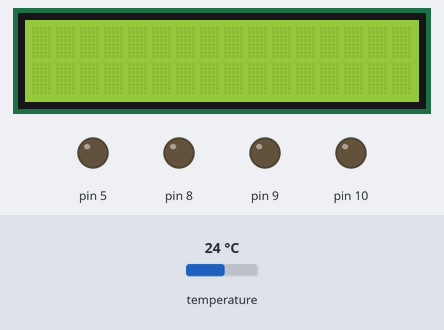
This sketch was run on a simulated Arduino Uno, built with avr-gcc and run on an emulated ATmega328P. Parts: 16×2 character LCD, output pins drawn as LEDs (lit = HIGH). The inputs (shaded band) are chosen by the test bench; at power-on: temperature 24 °C. What the sketch prints to the serial monitor is not drawn.

Above: at 1.2 s.
1.3 s: temperature set to 26.3 °C
At 2.9 s:
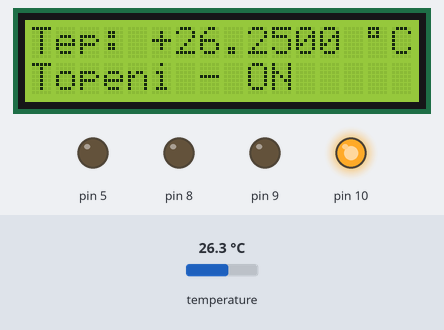
4.5 s: temperature set to 27.3 °C
At 5.0 s:
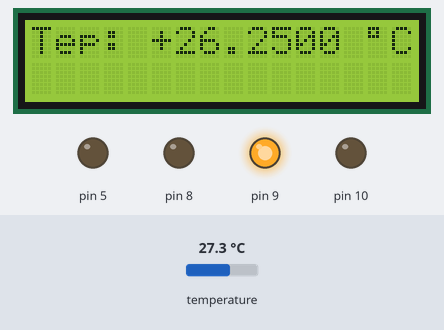
7.7 s: temperature set to 28.5 °C
At 9.8 s:
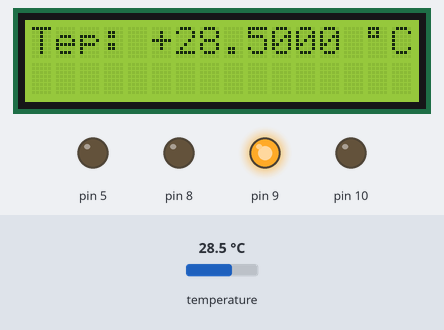
10.1 s: temperature set to 29.5 °C
At 13.0 s:
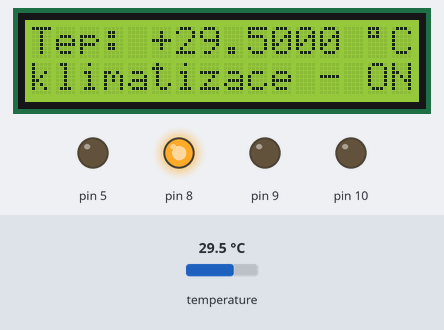
Timing chart, 0 to 14.5 s (numbered marks = the images above; inputs shaded):
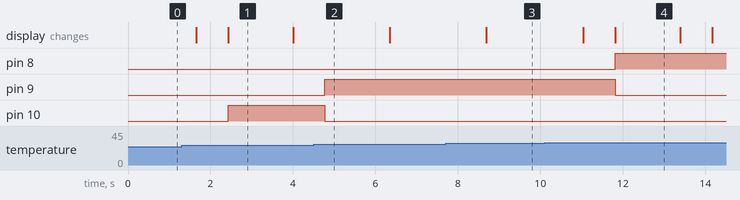

Measured:
- the behaviour switches between 26.9 and 27 °C on temperature (found by bisection; images 1 and 2)
- the behaviour switches between 28.9 and 29 °C on temperature (found by bisection; images 3 and 4)
- after the input at 4.5 s, pin 9: LOW → HIGH after 0.27 s; pin 10: HIGH → LOW after 0.27 s
- after the input at 7.7 s, the display: changes after 0.99 s (image 3)
- after the input at 10.1 s, pin 8: LOW → HIGH after 1.7 s; pin 9: HIGH → LOW after 1.7 s; the display: first changes after 0.93 s (image 4 shows a later state)
- what the display in image 1 shows lasts 1.6 s, from 2.4 s to 4.0 s

The sketch:

teplomer.ino
```cpp
#include <Wire.h>
#include <LiquidCrystal_I2C.h>
LiquidCrystal_I2C lcd(0x27,16,2);
#include <OneWire.h>
#include <DallasTemperature.h>
const int pincidla = 4;
OneWire owsbernice(pincidla);
DallasTemperature senzor(&owsbernice);
float maxteplota = -100;
float minteplota = 100;

void setup()
{
  lcd.init();
  lcd.backlight();
  senzor.begin();
  Serial.begin(9600);
  pinMode(10, OUTPUT);
  pinMode(9, OUTPUT);
  pinMode(8, OUTPUT);
  pinMode(5, OUTPUT);
}

void loop()
{
 int teplota;


 senzor.requestTemperatures();
 teplota = senzor.getTempCByIndex(0);

 maxmin();
 lcdtest();
 podmin();
 resettlacitko();
/* if(teplota > maxteplota)
 {
  maxteplota = teplota;
  }

 if(teplota < minteplota)
 {
  minteplota = teplota;
  }
  */


/* lcd.clear();
 lcd.setCursor(0,0);
 lcd.print("Tep:");
 lcd.setCursor(5,0);
 if(teplota>=0)
 {
  lcd.print("+");
  }else{lcd.print("-");}
 lcd.setCursor(6,0);
 lcd.print(senzor.getTempCByIndex(0),4);
 lcd.setCursor(14,0);
 lcd.print((char)223);
 lcd.setCursor(15,0);
 lcd.print("C");
 lcd.setCursor(0,1);*/

 /*if(teplota<26.5)
 {
    lcd.print("Topeni - ON");
    analogWrite(10, 255);
    analogWrite(9, 0);
    analogWrite(8, 0);
    delay(100);
 }else if(teplota>28.5)
  {
    lcd.print("klimatizace - ON");
    analogWrite(10, 0);
    analogWrite(9, 0);
    analogWrite(8, 255);
  }else{
    analogWrite(10, 0);
    analogWrite(9, 255);
    analogWrite(8, 0);
  }*/
}
void maxmin()
{
  senzor.requestTemperatures();
  float teplota = senzor.getTempCByIndex(0);
        if(teplota > maxteplota)
       {
        maxteplota = teplota;
        }

       if(teplota < minteplota)
       {
        minteplota = teplota;
        }
  Serial.print("Maximalni teplota je: ");
 Serial.println(maxteplota,4);
 Serial.print("Minimalni teplota je: ");
 Serial.println(minteplota,4);
  }
void podmin()
{
  senzor.requestTemperatures();
  int teplota = senzor.getTempCByIndex(0);
  lcd.setCursor(0,1);
  if(teplota<26.5)
 {
    lcd.print("Topeni - ON");
    analogWrite(10, 255);
    analogWrite(9, 0);
    analogWrite(8, 0);
    //delay(100);
 }else if(teplota>28.5)
  {
    lcd.print("klimatizace - ON");
    analogWrite(10, 0);
    analogWrite(9, 0);
    analogWrite(8, 255);
  }else{
    analogWrite(10, 0);
    analogWrite(9, 255);
    analogWrite(8, 0);
  }
  }

 void lcdtest()
 {
  int teplota = senzor.getTempCByIndex(0);
  lcd.clear();
 lcd.setCursor(0,0);
 lcd.print("Tep:");
 lcd.setCursor(5,0);
 if(teplota>=0)
 {
  lcd.print("+");
  }else{lcd.print("-");}
 lcd.setCursor(6,0);
 lcd.print(senzor.getTempCByIndex(0),4);
 lcd.setCursor(14,0);
 lcd.print((char)223);
 lcd.setCursor(15,0);
 lcd.print("C");
 lcd.setCursor(0,1);
 }

 void resettlacitko()
 {
    if(digitalRead(5)==HIGH)
    {
      maxteplota=-100;
      minteplota=100;
    }
 }
```
